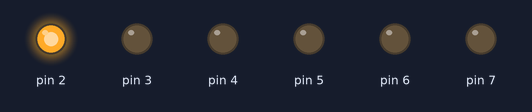
Bench run of a sketch on a simulated Arduino Uno, built with avr-gcc and run on an emulated ATmega328P. Shown: output pins drawn as LEDs (lit = HIGH).

Above: at 0.02 s.
At 0.37 s:
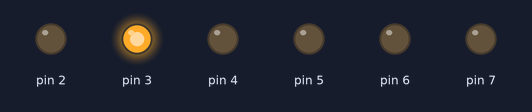
At 0.72 s:
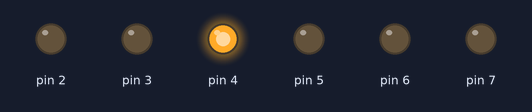
At 1.47 s:
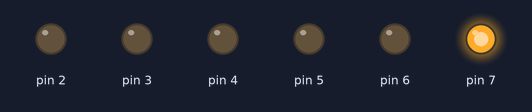
At 2.27 s:
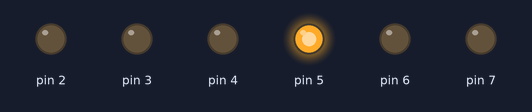
At 2.92 s:
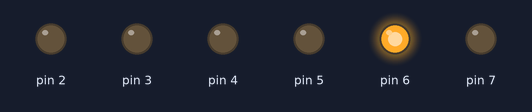
Timing chart, 0 to 3.2 s (numbered marks = the images above):
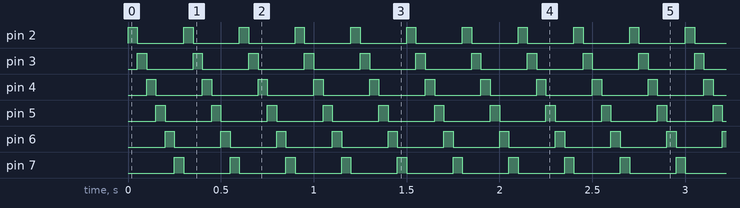

Measured:
- by itself, pin 2–7: alternates HIGH for 0.05 s and LOW for 0.25 s
- by itself, everything shown: repeats every 0.30 s, in 6 steps

The sketch:

KnightRidersLight.ino
```cpp
//The setup function runs once when you press reset
//or power the board
void setup() {
  // Initialize digital pins 2,3,4,5,6 and 7 as OUTPUT
  // as the LEDs are connected to these pins
  pinMode(2, OUTPUT);
  pinMode(3, OUTPUT);
  pinMode(4, OUTPUT);
  pinMode(5, OUTPUT);
  pinMode(6, OUTPUT);
  pinMode(7, OUTPUT);
  digitalWrite(2, LOW);   // Turn OFF all the LEDs
  digitalWrite(3, LOW);
  digitalWrite(4, LOW);
  digitalWrite(5, LOW);
  digitalWrite(6, LOW);
  digitalWrite(7, LOW);
}

// the loop function runs over and over again forever
void loop() {
  digitalWrite(7, LOW);    // Turn 6th LED OFF
  digitalWrite(2, HIGH);   // Turn 1st LED ON
  delay(50);               // wait for 50 milliseconds
  digitalWrite(2, LOW);    // Turn 1st LED OFF
  digitalWrite(3, HIGH);   // Turn 2nd LED ON
  delay(50);
  digitalWrite(3, LOW);    // Turn 2nd LED OFF
  digitalWrite(4,HIGH);    // Turn 3rd LED ON
  delay(50);
  digitalWrite(4, LOW);    // Turn 3rd LED OFF
  digitalWrite(5, HIGH);   // Turn 4th LED ON
  delay(50);
  digitalWrite(5, LOW);    // Turn 5th LED OFF
  digitalWrite(6, HIGH);   // Turn 5th LED ON
  delay(50);
  digitalWrite(6, LOW);    // Turn 5th LED OFF
  digitalWrite(7, HIGH);   // Turn 6th LED ON
  delay(50);
}
```
